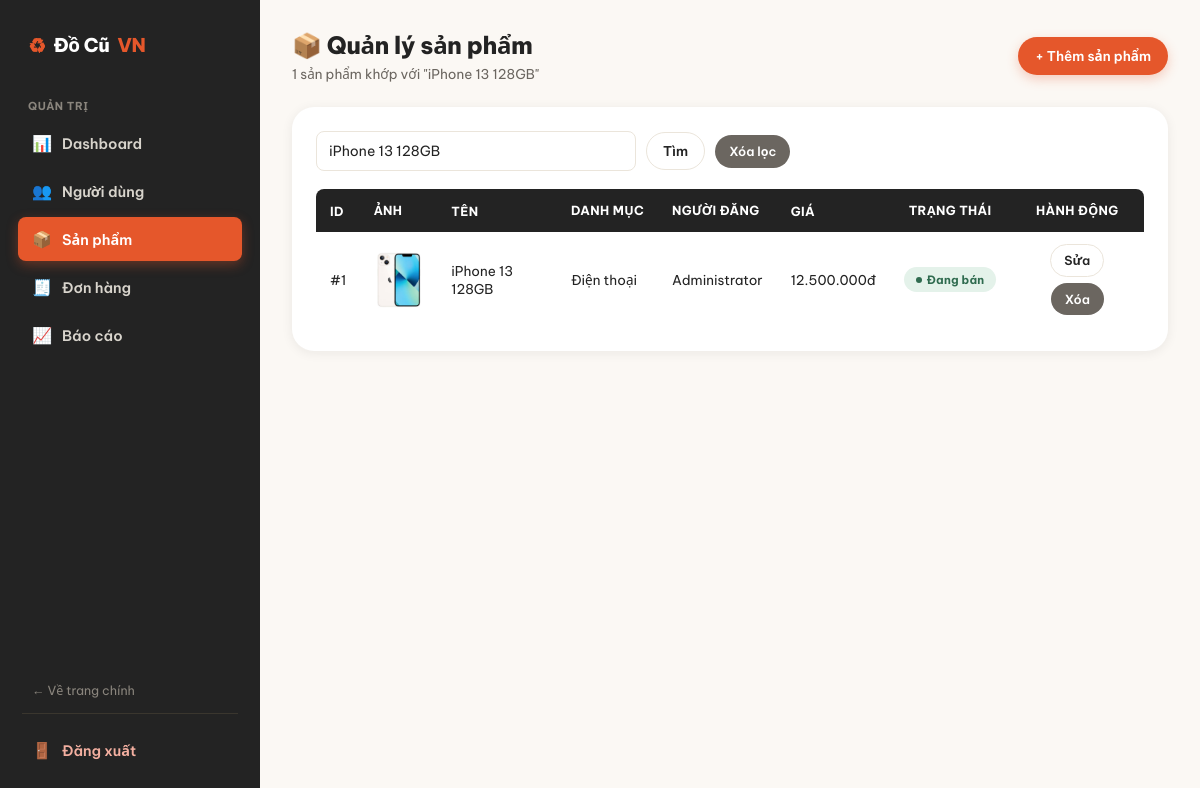
The page /admin/products.php?keyword=iPhone 13 128GB (signed in) on the database its author committed.
### tables this page shows
CREATE TABLE `products` (
  `id` int(11) NOT NULL,
  `user_id` int(11) NOT NULL,
  `category_id` int(11) NOT NULL,
  `title` varchar(255) NOT NULL,
  `description` text DEFAULT NULL,
  `price` decimal(12,2) NOT NULL,
  `image` varchar(255) DEFAULT NULL,
  `condition_item` enum('new','like_new','good','fair') DEFAULT 'good',
  `location` varchar(255) DEFAULT NULL,
  `views` int(11) DEFAULT 0,
  `status` enum('active','pending','sold','hidden','rejected','deleted') DEFAULT 'pending',
  `created_at` timestamp NOT NULL DEFAULT current_timestamp(),
  `updated_at` timestamp NOT NULL DEFAULT current_timestamp() ON UPDATE current_timestamp()
);

CREATE TABLE `categories` (
  `id` int(11) NOT NULL,
  `name` varchar(100) NOT NULL,
  `description` text DEFAULT NULL,
  `icon` varchar(100) DEFAULT NULL,
  `status` tinyint(4) DEFAULT 1
);

CREATE TABLE `users` (
  `id` int(11) NOT NULL,
  `fullname` varchar(100) NOT NULL,
  `username` varchar(50) NOT NULL,
  `email` varchar(100) NOT NULL,
  `password` varchar(255) NOT NULL,
  `phone` varchar(20) DEFAULT NULL,
  `avatar` varchar(255) DEFAULT 'uploads/avatar/default.png',
  `address` varchar(255) DEFAULT NULL,
  `gender` enum('Nam','Nữ','Khác') DEFAULT NULL,
  `dob` date DEFAULT NULL,
  `role` enum('admin','user') NOT NULL DEFAULT 'user',
  `status` enum('active','blocked') NOT NULL DEFAULT 'active',
  `created_at` timestamp NOT NULL DEFAULT current_timestamp(),
  `updated_at` timestamp NOT NULL DEFAULT current_timestamp() ON UPDATE current_timestamp()
);

### admin/inc/auth.php (called while the page is built, shortened)
<?php
if (!function_exists("e")) {
    function e($value): string
    {
        return htmlspecialchars((string)($value ?? ""), ENT_QUOTES, "UTF-8");
    }
}
if (!function_exists("money")) {
    function money($amount): string
    {
        return number_format((float)$amount, 0, ",", ".") . "đ";
    }
}
if (!function_exists("statusBadge")) {
    function statusBadge(?string $status): array
    {
        $map = [
            "active"    => ["Đang bán",     "badge-success"],
            "pending"   => ["Chờ duyệt",    "badge-warning"],
            "sold"      => ["Đã bán",       "badge-info"],
            "hidden"    => ["Đã ẩn",        "badge-neutral"],
            "rejected"  => ["Từ chối",      "badge-danger"],
            "deleted"   => ["Đã xóa",       "badge-danger"],
            "accepted"  => ["Đã nhận",      "badge-info"],
            "completed" => ["Hoàn thành",   "badge-success"],
            "cancelled" => ["Đã hủy",       "badge-danger"],
            "blocked"   => ["Đã khóa",      "badge-danger"],
        ];
        $status = trim((string)$status);
        return $map[$status];
    }
}

### admin/products.php (the view, shortened to what this page needs)
<?php
require_once "inc/auth.php";
$keyword = trim($_GET["keyword"] ?? "");
if ($keyword !== "") {
    $stmt = $conn->prepare("
        SELECT
            p.*,
            c.name AS category_name,
            u.fullname AS seller_name
        FROM products p
        LEFT JOIN categories c ON p.category_id = c.id
        LEFT JOIN users u ON p.user_id = u.id
        WHERE p.title LIKE ?
        ORDER BY p.created_at DESC
    ");
    $like = "%" . $keyword . "%";
    $stmt->bind_param("s", $like);
    $stmt->execute();
    $result = $stmt->get_result();
}
?>
<!DOCTYPE html>
<html lang="vi">
<head>
<link rel="stylesheet" href="../assets/css/admin.css">
</head>
<body>
<div class="admin-wrapper">
    <?php include "sidebar.php"; ?>
    <main class="admin-main">
        <div class="admin-topbar">
            <div>
                <h1>📦 Quản lý sản phẩm</h1>
                <div class="subtitle"><?= $result->num_rows ?> sản phẩm<?= $keyword !== "" ? " khớp với \"" . e($keyword) . "\"" : "" ?></div>
            </div>
            <a href="../add-product.html" class="btn btn-primary">+ Thêm sản phẩm</a>
        </div>
        <div class="panel">
            <form method="GET" class="filter-bar">
                <input type="text" name="keyword" placeholder="Tìm sản phẩm theo tên..." value="<?= e($keyword) ?>">
                <button class="btn btn-outline">Tìm</button>
                <?php if ($keyword !== ""): ?>
                    <a href="products.php" class="btn btn-neutral btn-sm">Xóa lọc</a>
                <?php endif; ?>
            </form>
            <div class="table-scroll">
                <table class="admin-table">
                    <thead>
                    <tr>
                        <th>ID</th>
                        <th>Ảnh</th>
                        <th>Tên</th>
                        <th>Danh mục</th>
                        <th>Người đăng</th>
                        <th>Giá</th>
                        <th class="center">Trạng thái</th>
                        <th class="center">Hành động</th>
                    </tr>
                    </thead>
                    <tbody>
                    <?php if ($result->num_rows === 0): ?>
                        <tr class="empty-row"><td colspan="8">Không có sản phẩm nào.</td></tr>
                    <?php else: while ($p = $result->fetch_assoc()):
                        [$label, $cls] = statusBadge($p["status"]);
                    ?>
                        <tr>
                            <td>#<?= (int)$p["id"] ?></td>
                            <td><img class="thumb" src="../<?= e($p["image"]) ?>" alt="<?= e($p["title"]) ?>"></td>
                            <td><?= e($p["title"]) ?></td>
                            <td><?= $p["category_name"] !== null ? e($p["category_name"]) : "<em>—</em>" ?></td>
                            <td><?= $p["seller_name"] !== null ? e($p["seller_name"]) : "<em>(tài khoản đã xóa)</em>" ?></td>
                            <td><?= money($p["price"]) ?></td>
                            <td class="center"><span class="badge <?= $cls ?>"><?= e($label) ?></span></td>
                            <td class="center">
                                <div class="action-group">
                                    <a class="btn btn-sm btn-outline" href="edit-product.php?id=<?= (int)$p["id"] ?>">
                                        Sửa
                                    </a>
                                    <a class="btn btn-sm btn-neutral"
                                       onclick="return confirmAction('Xóa sản phẩm này? Hành động không thể hoàn tác.')"
                                       href="../api/admin/delete-product.php?id=<?= (int)$p["id"] ?>">
                                        Xóa
                                    </a>
                                </div>
                            </td>
                        </tr>
                    <?php endwhile; endif; ?>
                    </tbody>
                </table>
            </div>
        </div>
    </main>
</div>
</body>
</html>

### assets/css/admin.css (style rules this page uses)
:root { --ember:#E5572B; --ember-dark:#C2431A; --ember-light:#FDECE4; --moss:#2F6B4F; --moss-light:#E4F2EA; --gold:#F0A93E; --gold-light:#FDF3E1; --ink:#232323; --charcoal:#6B6660; --cream:#FBF8F4; --line:#EBE5DB; --white:#FFFFFF; --radius-sm:8px; --radius-md:14px; --radius-lg:22px; --shadow-card:0 2px 12px rgba(35,30,25,.07); --shadow-hover:0 14px 28px rgba(35,30,25,.14); --sidebar-w:260px; }
*,*::before,*::after { box-sizing:border-box; }
body { margin:0; font-family:'Be Vietnam Pro', system-ui, sans-serif; color:var(--ink); background:var(--cream); -webkit-font-smoothing:antialiased; }
a { text-decoration:none; color:inherit; }
img { max-width:100%; display:block; }
.admin-wrapper { display:flex; min-height:100vh; }
.admin-main { margin-left:var(--sidebar-w); width:calc(100% - var(--sidebar-w)); padding:28px 32px 60px; box-sizing:border-box; }
.admin-topbar { display:flex; align-items:center; justify-content:space-between; gap:16px; margin-bottom:24px; flex-wrap:wrap; }
.admin-topbar h1 { font-size:24px; font-weight:800; letter-spacing:-.3px; margin:0; color:var(--ink); }
.admin-topbar .subtitle { font-size:13.5px; color:var(--charcoal); margin-top:4px; }
.panel { background:var(--white); border-radius:var(--radius-lg); box-shadow:var(--shadow-card); padding:24px; margin-bottom:28px; }
.table-scroll { overflow-x:auto; }
table.admin-table { width:100%; border-collapse:collapse; min-width:640px; }
.admin-table thead th { background:var(--ink); color:var(--white); padding:13px 14px; font-size:12.5px; font-weight:700; text-transform:uppercase; letter-spacing:.03em; text-align:left; white-space:nowrap; }
.admin-table thead th:first-child { border-radius:var(--radius-sm) 0 0 0; }
.admin-table thead th:last-child { border-radius:0 var(--radius-sm) 0 0; }
.admin-table td { padding:12px 14px; border-bottom:1px solid var(--line); font-size:13.5px; color:var(--ink); vertical-align:middle; }
.admin-table tbody tr:last-child td { border-bottom:none; }
.admin-table td.center, .admin-table th.center { text-align:center; }
.thumb { width:56px; height:56px; object-fit:cover; border-radius:var(--radius-sm); background:var(--cream); }
.badge { display:inline-flex; align-items:center; gap:5px; padding:5px 12px; border-radius:999px; font-size:11.5px; font-weight:700; letter-spacing:.02em; white-space:nowrap; }
.badge::before { content:""; width:6px; height:6px; border-radius:50%; background:currentColor; }
.badge-success { background:var(--moss-light); color:var(--moss); }
.btn { display:inline-flex; align-items:center; justify-content:center; gap:6px; font-family:inherit; font-size:13.5px; font-weight:600; padding:9px 16px; border-radius:999px; border:1.5px solid transparent; cursor:pointer; transition:all .18s ease; white-space:nowrap; }
.btn-sm { padding:7px 13px; font-size:12.5px; }
.btn-primary { background:var(--ember); color:var(--white); box-shadow:0 4px 12px rgba(229,87,43,.28); }
.btn-neutral { background:var(--charcoal); color:var(--white); }
.btn-outline { background:transparent; color:var(--ink); border-color:var(--line); }
.action-group { display:flex; gap:6px; flex-wrap:wrap; justify-content:center; }
input[type=text], input[type=number], input[type=file], textarea, select { width:100%; padding:10px 12px; border:1.5px solid var(--line); border-radius:var(--radius-sm); font-family:inherit; font-size:14px; background:var(--white); color:var(--ink); transition:border-color .15s ease; }
.filter-bar { display:flex; gap:10px; align-items:center; margin-bottom:18px; flex-wrap:wrap; }
.filter-bar input[type=text] { max-width:320px; }
.filter-bar .btn { flex-shrink:0; }

### rows shown on the page
products: id "1", image (picture), title "iPhone 13 128GB", category.name "Điện thoại", user.fullname "Administrator", price "12.500.000đ", label "Đang bán"

### other values the page prints
$result->num_rows "1"
$keyword "iPhone 13 128GB"
